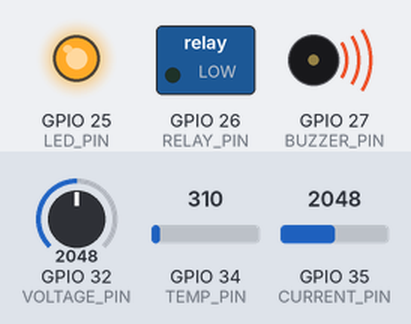
Recording of a sketch running on a simulated ESP32. Shown: switched loads named in the sketch (green lamp = pin HIGH), output pins drawn as LEDs (lit = HIGH), buzzer (waves = sounding, pin HIGH). The test bench sets the inputs (shaded band); at power-on: GPIO 32 (VOLTAGE_PIN) = 2048, GPIO 34 (TEMP_PIN) = 310, GPIO 35 (CURRENT_PIN) = 2048. No radio packets arrive unless stated; what the sketch prints to the serial monitor is not drawn.

Above: at 0.1 s.
Timing chart, 0 to 1.6 s (numbered marks = the images above):
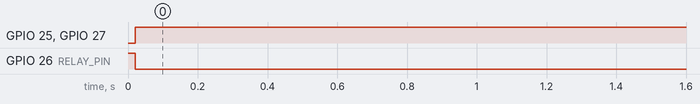

Measured:
- by itself, GPIO 25 (LED_PIN), GPIO 27 (BUZZER_PIN): LOW → HIGH at 0.02 s
- by itself, GPIO 26 (RELAY_PIN): HIGH → LOW at 0.02 s

The sketch:

esp32_ev_monitor.ino
```cpp
#include <SPI.h>
#include <LoRa.h>

// -------- Sensor pins (ESP32 ADC pins) --------
const int TEMP_PIN = 34;
const int CURRENT_PIN = 35;
const int VOLTAGE_PIN = 32;

// -------- Actuator pins --------
const int RELAY_PIN = 26;
const int BUZZER_PIN = 27;
const int LED_PIN = 25;

// -------- LoRa pins / config (adjust for your module) --------
const int LORA_SS = 5;
const int LORA_RST = 14;
const int LORA_DIO0 = 2;
const long LORA_FREQUENCY = 433E6;

// -------- Safety thresholds --------
const float TEMP_LIMIT_C = 45.0;
const float CURRENT_LIMIT_A = 1.2;
const float MIN_VOLTAGE_V = 3.5;

// -------- Calibration constants --------
const float ADC_REF_V = 3.3;
const float ADC_MAX = 4095.0;

// LM35 example: 10 mV / degree C
const float TEMP_SENSOR_SCALE = 100.0;

// ACS712 example: 185 mV / A, 2.5 V zero-current offset
const float CURRENT_ZERO_V = 2.5;
const float CURRENT_SENSITIVITY_V_PER_A = 0.185;

// Voltage divider scaling (example for 2:1 divider)
const float VOLTAGE_DIVIDER_RATIO = 2.0;

float adcToVoltage(int raw) {
  return (raw * ADC_REF_V) / ADC_MAX;
}

float readTemperatureC() {
  int raw = analogRead(TEMP_PIN);
  float sensorV = adcToVoltage(raw);
  return sensorV * TEMP_SENSOR_SCALE;
}

float readCurrentA() {
  int raw = analogRead(CURRENT_PIN);
  float sensorV = adcToVoltage(raw);
  float current = (sensorV - CURRENT_ZERO_V) / CURRENT_SENSITIVITY_V_PER_A;
  if (current < 0) {
    current = -current;
  }
  return current;
}

float readVoltageV() {
  int raw = analogRead(VOLTAGE_PIN);
  float sensorV = adcToVoltage(raw);
  return sensorV * VOLTAGE_DIVIDER_RATIO;
}

void applySafeState() {
  digitalWrite(RELAY_PIN, HIGH);
  digitalWrite(BUZZER_PIN, LOW);
  digitalWrite(LED_PIN, LOW);
}

void applyUnsafeState() {
  digitalWrite(RELAY_PIN, LOW);
  digitalWrite(BUZZER_PIN, HIGH);
  digitalWrite(LED_PIN, HIGH);
}

void setup() {
  Serial.begin(9600);

  pinMode(RELAY_PIN, OUTPUT);
  pinMode(BUZZER_PIN, OUTPUT);
  pinMode(LED_PIN, OUTPUT);

  applySafeState();

  LoRa.setPins(LORA_SS, LORA_RST, LORA_DIO0);
  if (!LoRa.begin(LORA_FREQUENCY)) {
    Serial.println("LoRa init failed");
  } else {
    Serial.println("LoRa init success");
  }
}

void loop() {
  float temperatureC = readTemperatureC();
  float currentA = readCurrentA();
  float voltageV = readVoltageV();

  bool unsafe = (temperatureC > TEMP_LIMIT_C) ||
                (currentA > CURRENT_LIMIT_A) ||
                (voltageV < MIN_VOLTAGE_V);

  const char* status;
  if (unsafe) {
    applyUnsafeState();
    status = "DISCONNECTED";

    // Optional: GSM SMS alert can be sent here when unsafe becomes true.
    // Optional: MOSFET-based heating simulation can be toggled here.
  } else {
    applySafeState();
    status = "NORMAL";
  }

  char payload[64];
  snprintf(payload, sizeof(payload), "%.2f,%.2f,%.2f,%s", temperatureC, currentA, voltageV, status);

  // Machine-readable CSV line for Python parser
  Serial.println(payload);

  // Human-readable lines for Arduino Serial Monitor
  Serial.println("--------------------------------");
  Serial.print("Temperature (C): ");
  Serial.println(temperatureC, 2);
  Serial.print("Current (A): ");
  Serial.println(currentA, 2);
  Serial.print("Voltage (V): ");
  Serial.println(voltageV, 2);
  Serial.print("Status: ");
  Serial.println(status);

  // Send same payload over LoRa
  LoRa.beginPacket();
  LoRa.print(payload);
  LoRa.endPacket();

  delay(1000);
}
```
